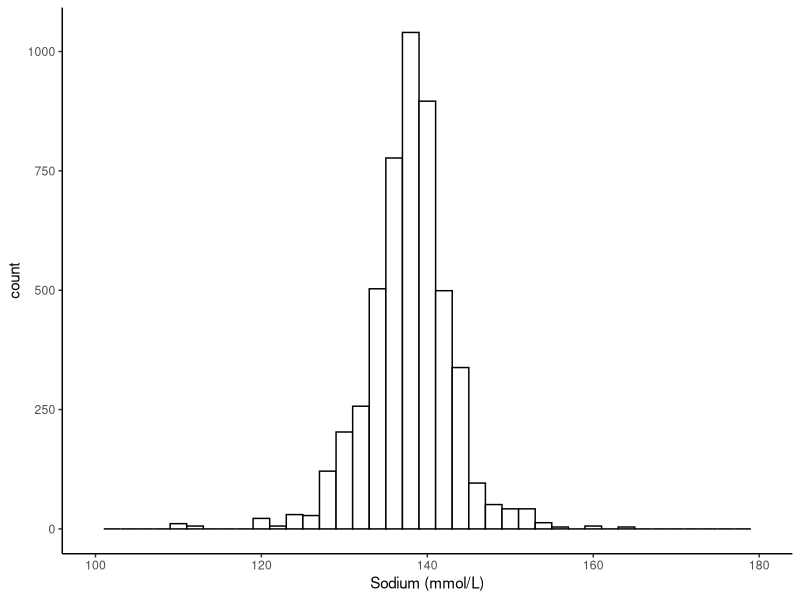
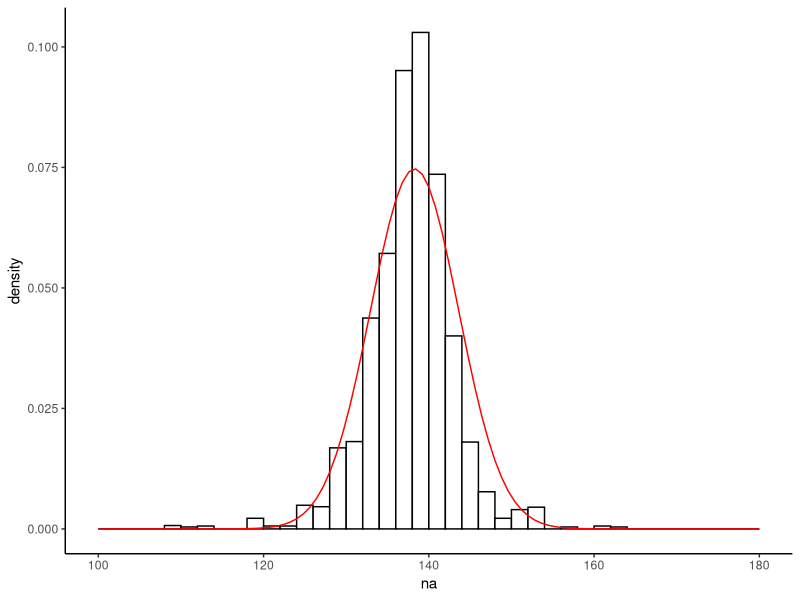
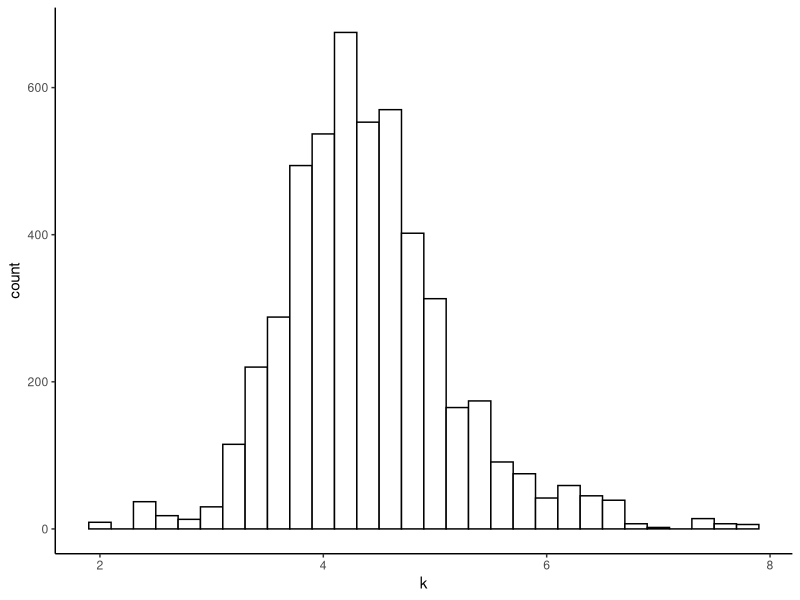

Here is the R script that generated these plots, in order: (Note: this script raises an error after producing the figures.)
## ---- chunk 1
library(tidyverse)
library(lubridate)
set.seed(101)
df <- read_csv("./data/synthetic_data_clean.csv")
df <- df %>%
  mutate(los = interval(arrival_dttm, discharge_dttm) / days(1),
         age = interval(dob, arrival_dttm) / years(1))

## ---- chunk 2
df %>%
  ggplot(aes(na)) +
  geom_histogram(
    binwidth = 2,
    colour = "black",
    fill = "white") +
  xlim(c(100, 180)) +
  theme_classic() +
  xlab("Sodium (mmol/L)")

#ggsave("./images/sodium_hist.png", width = 16, height = 9, units = "cm")
## ---- chunk 3
df %>%
ggplot(aes(x = na)) + 
  geom_histogram(aes(y =..density..),
                 breaks = seq(100, 180, by = 2), 
                 colour = "black",
                 fill = "white") +
stat_function(fun = dnorm, args = list(mean = mean(df$na), sd = sd(df$na)), colour = "red") +
  xlim(c(100, 180)) +
  theme_classic()

#ggsave("./images/sodium_hist_norm.png", width = 16, height = 9, units = "cm")
## ---- chunk 4
df %>%
  ggplot(aes(k)) +
  geom_histogram(
    binwidth = 0.2,
    colour = "black",
    fill = "white") +
  theme_classic()

#ggsave("./images/k_hist.png", width = 16, height = 9, units = "cm")

df %>%
  ggplot(aes(parse_number(id))) + geom_histogram(colour = "black",
    fill = "white", bins = 30) +
  theme_classic()

# ggsave("./images/id.png", width = 16, height = 9, units = "cm")
## ---- chunk 5
summary(df)
## ---- chunk 6
knitr::include_graphics("./img/anscombes_quartet.png")
## ---- chunk 7
p_values <- c()

for (i in 1:1000) {
men <- rnorm(8, 1.75, sd = 0.1)
women <- rnorm(8, 1.60, sd = 0.1)
p_values <- c(p_values, t.test(x = men, y = women, paired = FALSE, var.equal = TRUE)$p.value)
}

sim <- tibble(
    trial_number = 1:1000,
    p_value = p_values)
## ---- chunk 8
sim %>%
  group_by(signficant = p_value <= 0.05) %>%
  tally()
## ---- chunk 9
p_values <- c()

for (i in seq(from = 2, to = 50, by = 2)) {
    for(j in 1:1000) {
      men <- rnorm(i, 1.75, sd = 0.1)
     women <- rnorm(i, 1.60, sd = 0.1)
    p_values <- c(p_values, t.test(x = men, y = women, paired = FALSE, var.equal = TRUE)$p.value)
    }
}

sim <- tibble(
    subjects = rep(seq(from = 2, to = 50, by = 2), each = 1000),
    p_value = p_values)
## ---- chunk 10
sim %>%
    group_by(subjects) %>%
    summarise(significant = sum(p_value <= 0.05)/n()) %>%
    ggplot(aes(x = subjects, y = significant)) + geom_point() +
    geom_hline(yintercept = 0.8, linetype = 2, colour = "red") +
    geom_hline(yintercept = 0.9, linetype = 2, colour = "blue") +
  theme_classic() +
  ylab("Proportion of Experiments with P <= 0.05") +
  xlab("Number of subjects in each arm")

#ggsave("./images/power1.png", width = 16, height = 9, units = "cm")
## ---- chunk 11
pwr <- c()
delta <- c()
for(i in seq(0.02, 0.2, by = 0.01)) {
 delta <- c(delta, i)
 pwr <- c(pwr, power.t.test(n = 8, sd = 0.1, sig.level = 0.05, delta = i)$power)
}
sim <- tibble(
  effect_size = delta,
  power = pwr
)

sim %>%
  ggplot(aes(x = effect_size, y = power)) + geom_line() +
  xlim(c(0, 0.2)) +
  ylim(c(0, 1)) +
  theme_classic() +
  xlab("Effect size (cm)") +
  ggtitle("Power curve for heights with 8 in each group")

#ggsave("./images/power_curve.png", width = 16, height = 9, units = "cm")
## ---- chunk 12
p_values <- c()

for (i in 1:1000) {
men_a <- rnorm(8, 1.75, sd = 0.1)
men_b <- rnorm(8, 1.75, sd = 0.1)
p_values <- c(p_values, t.test(x = men_a, y = men_b, paired = FALSE, var.equal = TRUE)$p.value)
}

sim <- tibble(
    trial_number = 1:1000,
    p_value = p_values)

sim %>%
    group_by(signficant = p_value <= 0.05) %>%
    tally()
## ---- chunk 13
lower_ci <- c()
upper_ci <- c()
p_value <- c()

for (i in 1:100) {
men <- rnorm(8, 1.75, sd = 0.1)
women <- rnorm(8, 1.60, sd = 0.1)
t_test <- t.test(x = men, y = women, paired = FALSE, var.equal = TRUE)
lower_ci <- c(lower_ci, t_test$conf.int[1])
upper_ci <- c(upper_ci, t_test$conf.int[2])
p_value <- c(p_value, t_test$p.value)
}

sim <- tibble(
    trial_number = 1:100,
    p_value = p_value,
    lower_ci = lower_ci,
    upper_ci = upper_ci)

sim <- sim %>%
    mutate(significant = if_else(p_value <= 0.05, "Yes", "No"),
           contains_dmu = if_else(
             lower_ci <= 0.15 & upper_ci >= 0.15, "Yes", "No"
           ))

sim %>%
    ggplot(aes(x = trial_number)) +
    geom_linerange(aes(ymin = lower_ci, ymax = upper_ci, colour = significant)) +
    theme_classic() +
    geom_hline(yintercept = 0, linetype = 2) +
  geom_hline(yintercept = 0.15, linetype = 3) +
    xlab("Sample repeat (1 to 100)") +
  ylab("Difference in means (m)") +
  ggtitle("Sample confidence intervals for population effect size of 0.15 m") +
  scale_colour_brewer(palette = "Set1")

#ggsave("./images/ci1.png", width = 16, height = 9, units = "cm")
## ---- chunk 14
sim %>%
    ggplot(aes(x = trial_number)) +
    geom_linerange(aes(ymin = lower_ci, ymax = upper_ci, colour = contains_dmu)) +
    theme_classic() +
    geom_hline(yintercept = 0, linetype = 2) +
  geom_hline(yintercept = 0.15, linetype = 3) +
    xlab("Sample repeat (1 to 100)") +
  ylab("Difference in means (m)") +
  ggtitle("Sample confidence intervals for population effect size of 0.15 m") +
  scale_colour_brewer(palette = "Set2",
                      guide_legend(title = "contains \ntrue effect"))

#ggsave("./images/ci2.png", width = 16, height = 9, units = "cm")
